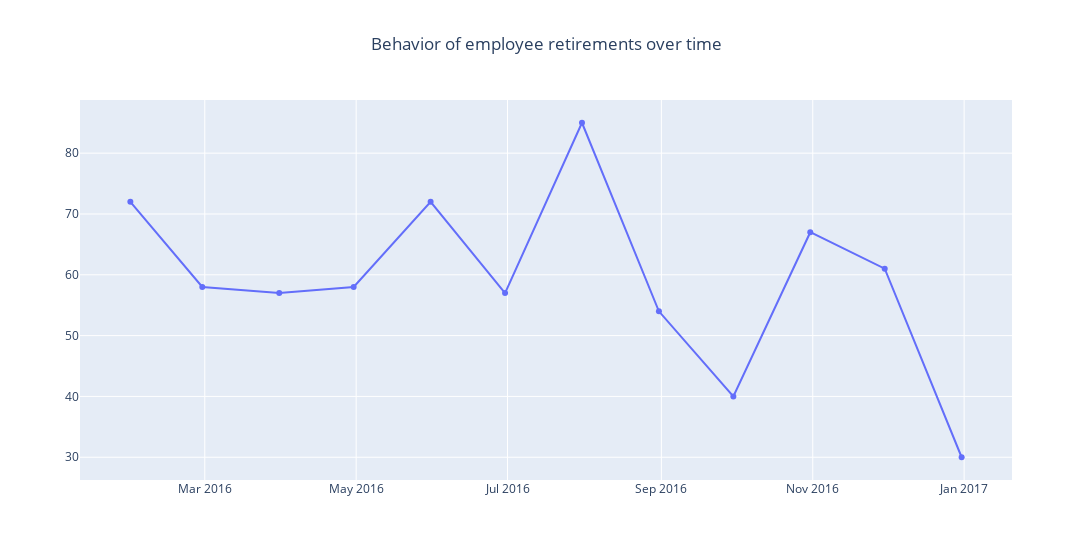

Here is the notebook cell this chart was saved with:
### Code cell
#Comportamiento de los retiros a través del tiempo por meses
base1 =base.resample('1M', on='retirementDate').sum().reset_index()
fig = go.Figure()

fig.add_trace(go.Scatter(
    x=base1.retirementDate,
    y=base1.Attrition,
    name = 'behavior of employee retirements over time'
))
fig.update_layout(title_text='Behavior of employee retirements over time', title_x=0.5, width=1200)
fig.show()

### Figure 1 — Plotly figure (JSON) as saved in the notebook; plotly's stock layout.template omitted (floating-point values rounded to 4 significant figures)
{"data": [{"name": "behavior of employee retirements over time", "type": "scatter", "x": ["2016-01-31T00:00:00", "2016-02-29T00:00:00", "2016-03-31T00:00:00", "2016-04-30T00:00:00", "2016-05-31T00:00:00", "2016-06-30T00:00:00", "2016-07-31T00:00:00", "2016-08-31T00:00:00", "2016-09-30T00:00:00", "2016-10-31T00:00:00", "2016-11-30T00:00:00", "2016-12-31T00:00:00"], "y": [72, 58, 57, 58, 72, 57, 85, 54, 40, 67, 61, 30]}], "layout": {"title": {"text": "Behavior of employee retirements over time", "x": 0.5}, "width": 1200}}
